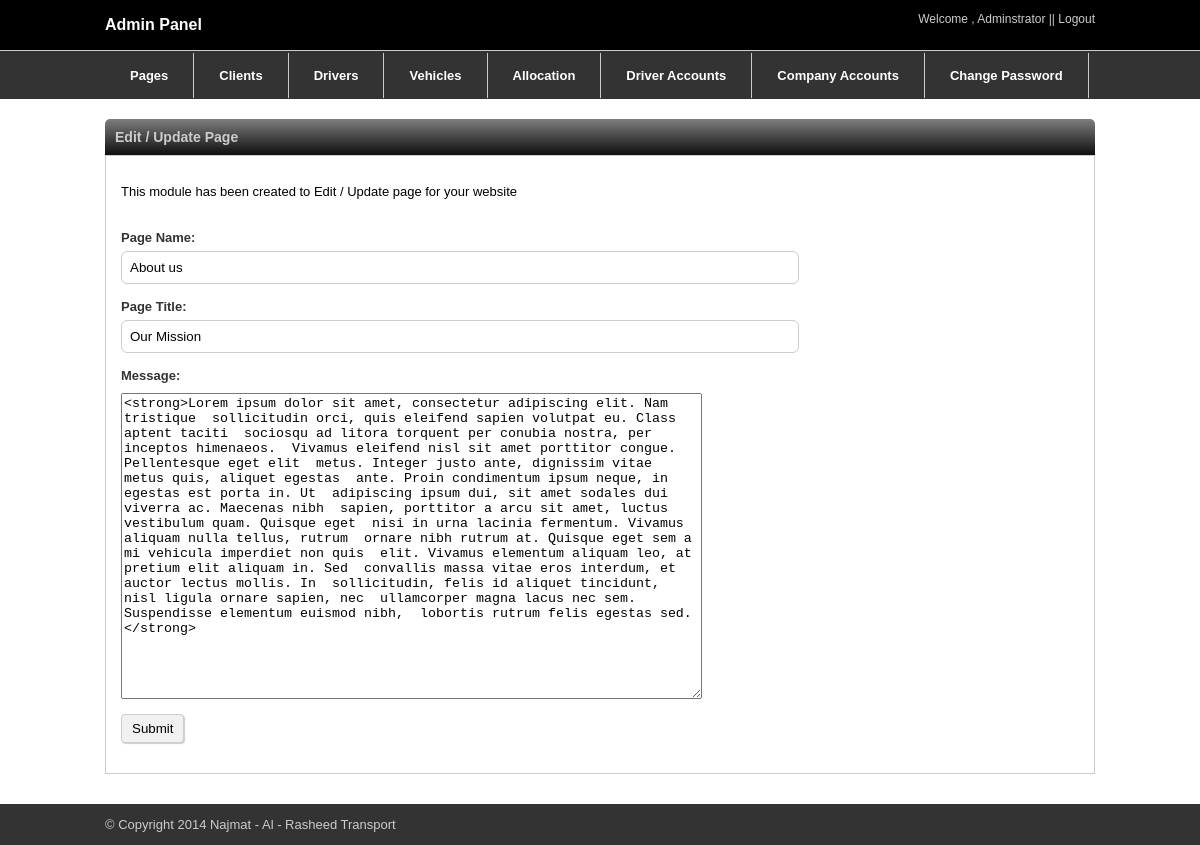
The page /admin/edit_page.php?id=1 (signed in) on the database its author committed.
### tables this page shows
CREATE TABLE IF NOT EXISTS `pages` (
  `id` int(11) NOT NULL AUTO_INCREMENT,
  `page_name` varchar(255) NOT NULL,
  `page_title` varchar(255) NOT NULL,
  `page_description` text NOT NULL,
  PRIMARY KEY (`id`)
);

### admin/edit_page.php (the view, shortened to what this page needs)
<?php include("themes/header.php");
$id=mysql_real_escape_string($_GET['id']);
$sql="select * from pages where id=".$id;
$rs=mysql_query($sql);
$row=mysql_fetch_array($rs);
?>
<div class="container">
<div class="titleheader">
<h3>Edit / Update Page</h3>
</div>
<div class="outer-container">
<p class="text">This module has been created to Edit / Update page for your website</p>
<br />
<form action="editpages2.php"  method="post">
<div class="field">
<div class="label"><label for="name">Page Name:</label></div>
<input type="text" name="page_name" value="<?php echo $row['page_name']; ?>" class="textfield"  />
</div>
<div class="field">
<div class="label"><label for="name">Page Title:</label></div>
<input type="text" name="page_title" value="<?php echo $row['page_title']; ?>"  class="textfield"  />
</div>
<div class="field">
<div class="label" style="margin-bottom:10px;"><label for="name">Message:</label></div>
<textarea rows="20" cols="70" class="ckeditor" id="section1" name="description"><?php echo $row['page_description']; ?></textarea>
		</div>
<div class="field">
<input type="submit" name="submit" value="Submit"  class="submit" /></div>
</form>
</div>
<br />
</div>
<?php include("themes/footer.php"); ?>

### admin/css/style.css (style rules this page uses)
input { outline: none; }
body { margin:0px; padding:0px; }
.container { margin:0 auto; width:990px; }
.titleheader h3 { margin:0px; padding:10px; }
.titleheader { float: left; width: 100%; font-family: arial; font-size: 12px; background: #7d7e7d; background: -moz-linear-gradient(top, #7d7e7d 0%, #0e0e0e 100%); background: -webkit-gradient(linear, left top, left bottom, color-stop(0%,#7d7e7d), color-stop(100%,#0e0e0e)); background: -webkit-linear-gradient(top, #7d7e7d 0%,#0e0e0e 100%); background: -o-linear-gradient(top, #7d7e7d 0%,#0e0e0e 100%); background: -ms-linear-gradient(top, #7d7e7d 0%,#0e0e0e 100%); background: linear-gradient(to bottom, #7d7e7d 0%,#0e0e0e 100%); filter: progid:DXImageTransform.Microsoft.gradient( startColorstr='#7d7e7d', endColorstr='#0e0e0e',GradientType=0 ); border-top-right-radius:5px; border-top-left-radius:5px; color: #ccc; margin-top: 20px; }
.outer-container { float: left; width: 958px; background-color: #fff; border: 1px solid #ccc; padding: 15px; margin-bottom: 20px; }
.label { font-family: arial; font-size: 13px; font-weight: bold; color: #333; }
.textfield { float: left; width: 660px; border: 1px solid #ccc; padding: 8px; border-radius: 6px; margin-top: 6px; }
.field { float: left; width: 700px; margin-bottom:15px; }
.submit { background-color: #f1f1f1; border: 1px solid #ccc; padding: 6px 10px; border-radius: 4px; box-shadow: 1px 1px 1px #ccc; }
.text { font-family:arial; font-size:13px; }

### rows shown on the page
pages: page_name "About us", page_title "Our Mission", description "<strong>Lorem ipsum dolor sit amet, consectetur adipiscing elit. Nam tristique sollicitudin orci, quis eleifend sapien volutpat eu. Class aptent taciti sociosqu ad litora torquent per conubia nostra, per inceptos himenaeos. Vivamus eleifend nisl sit amet porttitor congue. Pellentesque eget elit metus. Integer justo ante, dignissim vitae metus quis, aliquet egestas ante. Proin condimentum ipsum neque, in egestas est porta in. Ut adipiscing ipsum dui, sit amet sodales dui viverra ac. Maecenas nibh sapien, porttitor a arcu sit amet, luctus vestibulum quam. Quisque eget nisi in urna lacinia fermentum. Vivamus aliquam nulla tellus, rutrum ornare nibh rutrum at. Quisque eget sem a mi vehicula…"
